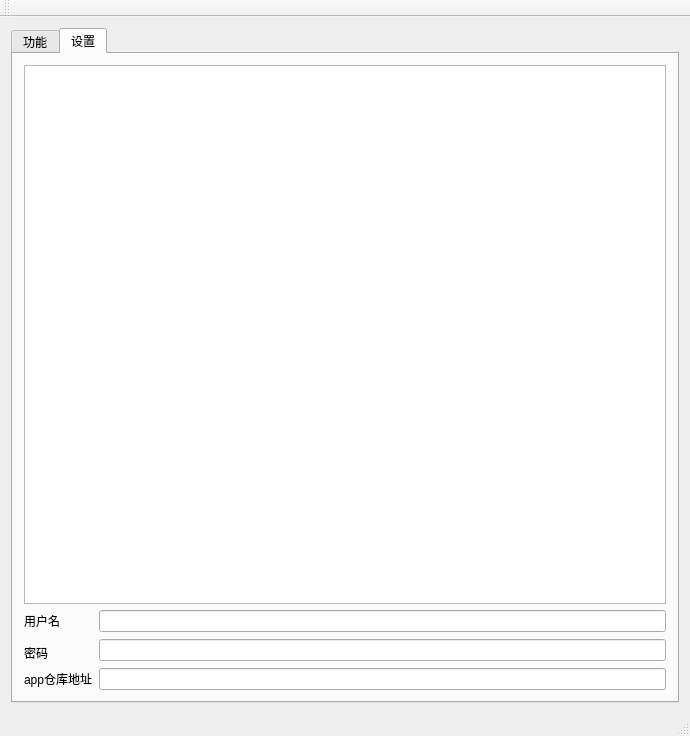
<?xml version="1.0" encoding="UTF-8"?>
<ui version="4.0">
 <class>MainWindow</class>
 <widget class="QMainWindow" name="MainWindow">
  <property name="geometry">
   <rect>
    <x>0</x>
    <y>0</y>
    <width>690</width>
    <height>736</height>
   </rect>
  </property>
  <property name="windowTitle">
   <string>MainWindow</string>
  </property>
  <widget class="QWidget" name="centralWidget">
   <layout class="QGridLayout" name="gridLayout_4">
    <item row="0" column="0">
     <widget class="QTabWidget" name="tabWidget">
      <property name="currentIndex">
       <number>1</number>
      </property>
      <widget class="QWidget" name="">
       <attribute name="title">
        <string>功能</string>
       </attribute>
       <layout class="QGridLayout" name="gridLayout_5">
        <item row="0" column="0">
         <layout class="QVBoxLayout" name="verticalLayout">
          <item>
           <widget class="QGroupBox" name="groupBox_3">
            <property name="title">
             <string>功能区</string>
            </property>
            <layout class="QVBoxLayout" name="verticalLayout_2">
             <item>
              <widget class="QPushButton" name="selectPathBtn">
               <property name="text">
                <string>选择路径</string>
               </property>
              </widget>
             </item>
             <item>
              <widget class="QPushButton" name="startBtn">
               <property name="text">
                <string>启动</string>
               </property>
              </widget>
             </item>
             <item>
              <widget class="QPushButton" name="allCreateBtn">
               <property name="text">
                <string>一键生成</string>
               </property>
              </widget>
             </item>
             <item>
              <widget class="QPushButton" name="createDirBtn">
               <property name="text">
                <string>创建anbox_app文件夹</string>
               </property>
              </widget>
             </item>
             <item>
              <widget class="QPushButton" name="createJsonBtn">
               <property name="text">
                <string>创建json</string>
               </property>
              </widget>
             </item>
             <item>
              <widget class="QPushButton" name="openDirBtn">
               <property name="text">
                <string>打开文件夹</string>
               </property>
              </widget>
             </item>
             <item>
              <widget class="QPushButton" name="showJsonBtn">
               <property name="text">
                <string>showJson</string>
               </property>
              </widget>
             </item>
             <item>
              <widget class="QPushButton" name="stopBtn">
               <property name="text">
                <string>停止</string>
               </property>
              </widget>
             </item>
            </layout>
           </widget>
          </item>
         </layout>
        </item>
        <item row="0" column="1">
         <spacer name="horizontalSpacer">
          <property name="orientation">
           <enum>Qt::Horizontal</enum>
          </property>
          <property name="sizeType">
           <enum>QSizePolicy::Fixed</enum>
          </property>
          <property name="sizeHint" stdset="0">
           <size>
            <width>20</width>
            <height>20</height>
           </size>
          </property>
         </spacer>
        </item>
        <item row="0" column="2">
         <layout class="QGridLayout" name="gridLayout">
          <item row="1" column="0" colspan="3">
           <widget class="QGroupBox" name="groupBox">
            <property name="title">
             <string>输出信息</string>
            </property>
            <layout class="QGridLayout" name="gridLayout_2">
             <item row="0" column="0">
              <widget class="QTextEdit" name="outText">
               <property name="readOnly">
                <bool>true</bool>
               </property>
              </widget>
             </item>
            </layout>
           </widget>
          </item>
          <item row="2" column="0" colspan="3">
           <widget class="QGroupBox" name="groupBox_2">
            <property name="title">
             <string>APK信息</string>
            </property>
            <layout class="QGridLayout" name="gridLayout_3">
             <item row="0" column="1">
              <widget class="QTextEdit" name="apkText">
               <property name="readOnly">
                <bool>true</bool>
               </property>
              </widget>
             </item>
             <item row="0" column="0">
              <widget class="QListWidget" name="listWidget"/>
             </item>
            </layout>
           </widget>
          </item>
          <item row="0" column="0">
           <widget class="QLineEdit" name="pathLine">
            <property name="text">
             <string/>
            </property>
           </widget>
          </item>
          <item row="0" column="1">
           <widget class="QComboBox" name="scmdCbox">
            <property name="minimumSize">
             <size>
              <width>110</width>
              <height>0</height>
             </size>
            </property>
            <item>
             <property name="text">
              <string>选择文件夹</string>
             </property>
            </item>
            <item>
             <property name="text">
              <string>选择apk</string>
             </property>
            </item>
           </widget>
          </item>
         </layout>
        </item>
       </layout>
      </widget>
      <widget class="QWidget" name="tab_2">
       <attribute name="title">
        <string>设置</string>
       </attribute>
       <layout class="QGridLayout" name="gridLayout_6">
        <item row="0" column="0" colspan="2">
         <widget class="QListView" name="listView"/>
        </item>
        <item row="1" column="1">
         <widget class="QLineEdit" name="lineEdit"/>
        </item>
        <item row="2" column="1" rowspan="2">
         <widget class="QLineEdit" name="lineEdit_2"/>
        </item>
        <item row="4" column="0">
         <widget class="QLabel" name="label_3">
          <property name="text">
           <string>app仓库地址</string>
          </property>
         </widget>
        </item>
        <item row="4" column="1">
         <widget class="QLineEdit" name="lineEdit_3"/>
        </item>
        <item row="1" column="0">
         <widget class="QLabel" name="label">
          <property name="text">
           <string>用户名</string>
          </property>
         </widget>
        </item>
        <item row="3" column="0">
         <widget class="QLabel" name="label_2">
          <property name="text">
           <string>密码</string>
          </property>
         </widget>
        </item>
       </layout>
      </widget>
     </widget>
    </item>
   </layout>
  </widget>
  <widget class="QToolBar" name="mainToolBar">
   <attribute name="toolBarArea">
    <enum>TopToolBarArea</enum>
   </attribute>
   <attribute name="toolBarBreak">
    <bool>false</bool>
   </attribute>
  </widget>
  <widget class="QStatusBar" name="statusBar"/>
 </widget>
 <layoutdefault spacing="6" margin="11"/>
 <resources/>
 <connections/>
</ui>
